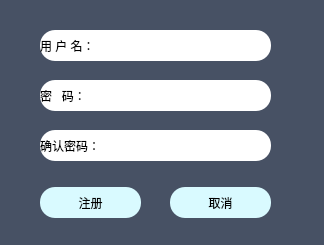
<?xml version="1.0" encoding="UTF-8"?>
<ui version="4.0">
 <class>newUser</class>
 <widget class="QWidget" name="newUser">
  <property name="geometry">
   <rect>
    <x>0</x>
    <y>0</y>
    <width>324</width>
    <height>245</height>
   </rect>
  </property>
  <property name="windowTitle">
   <string>Form</string>
  </property>
  <property name="styleSheet">
   <string notr="true">background-color: rgb(71, 81, 100);</string>
  </property>
  <widget class="QLabel" name="label">
   <property name="geometry">
    <rect>
     <x>40</x>
     <y>30</y>
     <width>72</width>
     <height>31</height>
    </rect>
   </property>
   <property name="styleSheet">
    <string notr="true">background-color: rgb(255, 255, 255);
border-top-left-radius:15px;
border-bottom-left-radius:15px;

</string>
   </property>
   <property name="text">
    <string>用 户 名：</string>
   </property>
  </widget>
  <widget class="QLabel" name="label_2">
   <property name="geometry">
    <rect>
     <x>40</x>
     <y>80</y>
     <width>72</width>
     <height>31</height>
    </rect>
   </property>
   <property name="styleSheet">
    <string notr="true">background-color: rgb(255, 255, 255);
border-top-left-radius:15px;
border-bottom-left-radius:15px;

</string>
   </property>
   <property name="text">
    <string>密   码：</string>
   </property>
  </widget>
  <widget class="QLabel" name="label_3">
   <property name="geometry">
    <rect>
     <x>40</x>
     <y>130</y>
     <width>71</width>
     <height>31</height>
    </rect>
   </property>
   <property name="styleSheet">
    <string notr="true">background-color: rgb(255, 255, 255);
border-top-left-radius:15px;
border-bottom-left-radius:15px;

</string>
   </property>
   <property name="text">
    <string>确认密码：</string>
   </property>
  </widget>
  <widget class="QLineEdit" name="lineEdit">
   <property name="geometry">
    <rect>
     <x>110</x>
     <y>30</y>
     <width>161</width>
     <height>31</height>
    </rect>
   </property>
   <property name="styleSheet">
    <string notr="true">border-top-right-radius:15px;
background-color: rgb(255, 255, 255);
border-bottom-right-radius:15px;</string>
   </property>
   <property name="echoMode">
    <enum>QLineEdit::Normal</enum>
   </property>
   <property name="alignment">
    <set>Qt::AlignLeading|Qt::AlignLeft|Qt::AlignVCenter</set>
   </property>
  </widget>
  <widget class="QLineEdit" name="lineEdit_2">
   <property name="geometry">
    <rect>
     <x>110</x>
     <y>80</y>
     <width>161</width>
     <height>31</height>
    </rect>
   </property>
   <property name="styleSheet">
    <string notr="true">border-top-right-radius:15px;
background-color: rgb(255, 255, 255);
border-bottom-right-radius:15px;</string>
   </property>
   <property name="echoMode">
    <enum>QLineEdit::Password</enum>
   </property>
  </widget>
  <widget class="QLineEdit" name="lineEdit_3">
   <property name="geometry">
    <rect>
     <x>110</x>
     <y>130</y>
     <width>161</width>
     <height>31</height>
    </rect>
   </property>
   <property name="styleSheet">
    <string notr="true">border-top-right-radius:15px;
background-color: rgb(255, 255, 255);
border-bottom-right-radius:15px;</string>
   </property>
   <property name="echoMode">
    <enum>QLineEdit::Password</enum>
   </property>
  </widget>
  <widget class="QPushButton" name="pushButton">
   <property name="geometry">
    <rect>
     <x>40</x>
     <y>187</y>
     <width>101</width>
     <height>31</height>
    </rect>
   </property>
   <property name="styleSheet">
    <string notr="true">#pushButton:!hover
{
background-color: rgb(217, 250, 255);
border-color: rgb(77, 154, 231);
border-radius:15px;
}
#pushButton:hover
{
color: rgb(255, 255, 255);
background-color:rgb(55, 155, 255);
border-color: rgb(77, 154, 231);
border-radius:15px;
}</string>
   </property>
   <property name="text">
    <string>注册</string>
   </property>
  </widget>
  <widget class="QPushButton" name="pushButton_2">
   <property name="geometry">
    <rect>
     <x>170</x>
     <y>187</y>
     <width>101</width>
     <height>31</height>
    </rect>
   </property>
   <property name="styleSheet">
    <string notr="true">#pushButton_2:!hover
{
background-color: rgb(217, 250, 255);
border-color: rgb(77, 154, 231);
border-radius:15px;
}
#pushButton_2:hover
{
color: rgb(255, 255, 255);
background-color:rgb(55, 155, 255);
border-color: rgb(77, 154, 231);
border-radius:15px;
}</string>
   </property>
   <property name="text">
    <string>取消</string>
   </property>
  </widget>
 </widget>
 <resources/>
 <connections/>
</ui>
